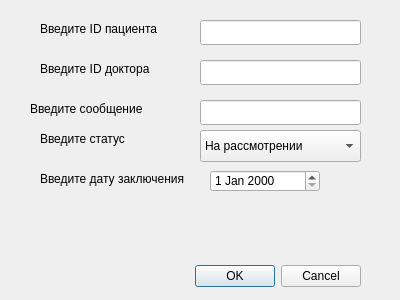
<?xml version="1.0" encoding="UTF-8"?>
<ui version="4.0">
 <class>FormComplant</class>
 <widget class="QDialog" name="FormComplant">
  <property name="geometry">
   <rect>
    <x>0</x>
    <y>0</y>
    <width>400</width>
    <height>300</height>
   </rect>
  </property>
  <property name="windowTitle">
   <string>Dialog</string>
  </property>
  <widget class="QDialogButtonBox" name="buttonBox">
   <property name="geometry">
    <rect>
     <x>20</x>
     <y>260</y>
     <width>341</width>
     <height>32</height>
    </rect>
   </property>
   <property name="orientation">
    <enum>Qt::Orientation::Horizontal</enum>
   </property>
   <property name="standardButtons">
    <set>QDialogButtonBox::StandardButton::Cancel|QDialogButtonBox::StandardButton::Ok</set>
   </property>
  </widget>
  <widget class="QLineEdit" name="lineEdit_patient_id">
   <property name="geometry">
    <rect>
     <x>200</x>
     <y>20</y>
     <width>161</width>
     <height>25</height>
    </rect>
   </property>
  </widget>
  <widget class="QLabel" name="label">
   <property name="geometry">
    <rect>
     <x>40</x>
     <y>20</y>
     <width>151</width>
     <height>17</height>
    </rect>
   </property>
   <property name="text">
    <string>Введите ID пациента</string>
   </property>
  </widget>
  <widget class="QDateEdit" name="dateEdit_end_date">
   <property name="geometry">
    <rect>
     <x>210</x>
     <y>170</y>
     <width>110</width>
     <height>22</height>
    </rect>
   </property>
  </widget>
  <widget class="QLabel" name="label_4">
   <property name="geometry">
    <rect>
     <x>40</x>
     <y>170</y>
     <width>161</width>
     <height>17</height>
    </rect>
   </property>
   <property name="text">
    <string>Введите дату заключения</string>
   </property>
  </widget>
  <widget class="QLabel" name="label_2">
   <property name="geometry">
    <rect>
     <x>40</x>
     <y>60</y>
     <width>151</width>
     <height>17</height>
    </rect>
   </property>
   <property name="text">
    <string>Введите ID доктора</string>
   </property>
  </widget>
  <widget class="QLineEdit" name="lineEdit_doctor_id">
   <property name="geometry">
    <rect>
     <x>200</x>
     <y>60</y>
     <width>161</width>
     <height>25</height>
    </rect>
   </property>
  </widget>
  <widget class="QLabel" name="label_3">
   <property name="geometry">
    <rect>
     <x>40</x>
     <y>130</y>
     <width>161</width>
     <height>17</height>
    </rect>
   </property>
   <property name="text">
    <string>Введите статус </string>
   </property>
  </widget>
  <widget class="QLineEdit" name="lineEdit_complaint_message">
   <property name="geometry">
    <rect>
     <x>200</x>
     <y>100</y>
     <width>161</width>
     <height>25</height>
    </rect>
   </property>
  </widget>
  <widget class="QLabel" name="label_5">
   <property name="geometry">
    <rect>
     <x>30</x>
     <y>100</y>
     <width>161</width>
     <height>17</height>
    </rect>
   </property>
   <property name="text">
    <string>Введите сообщение </string>
   </property>
  </widget>
  <widget class="QComboBox" name="comboBox_status">
   <property name="geometry">
    <rect>
     <x>200</x>
     <y>130</y>
     <width>161</width>
     <height>32</height>
    </rect>
   </property>
   <item>
    <property name="text">
     <string>На рассмотрении</string>
    </property>
   </item>
   <item>
    <property name="text">
     <string>Принята</string>
    </property>
   </item>
   <item>
    <property name="text">
     <string>Отклонена</string>
    </property>
   </item>
  </widget>
 </widget>
 <resources/>
 <connections>
  <connection>
   <sender>buttonBox</sender>
   <signal>accepted()</signal>
   <receiver>FormComplant</receiver>
   <slot>accept()</slot>
   <hints>
    <hint type="sourcelabel">
     <x>248</x>
     <y>254</y>
    </hint>
    <hint type="destinationlabel">
     <x>157</x>
     <y>274</y>
    </hint>
   </hints>
  </connection>
  <connection>
   <sender>buttonBox</sender>
   <signal>rejected()</signal>
   <receiver>FormComplant</receiver>
   <slot>reject()</slot>
   <hints>
    <hint type="sourcelabel">
     <x>316</x>
     <y>260</y>
    </hint>
    <hint type="destinationlabel">
     <x>286</x>
     <y>274</y>
    </hint>
   </hints>
  </connection>
 </connections>
</ui>
